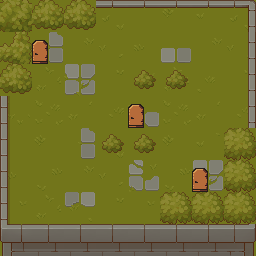

This is a level from a 2D game, rendered from its Tiled map with the project's own tilesets. A one-line summary and the complete map file follow:
An orthogonal 8x8 tile map with 32x32 px tiles, 5 tile layers (Floor, Walls, Exit Door 2W, Raghav Door Enter, ...), 6 tilesets.

<map version="1.10" tiledversion="1.11.2" orientation="orthogonal" renderorder="right-down" width="8" height="8" tilewidth="32" tileheight="32" infinite="0" nextlayerid="8" nextobjectid="1">
 <tileset firstgid="1" source="Water.tsx" />
 <tileset firstgid="3" source="Terrain (32x32).tsx" />
 <tileset firstgid="250" source="TX Tileset Grass.tsx" />
 <tileset firstgid="314" source="TX Tileset Wall.tsx" />
 <tileset firstgid="570" source="door_closed.tsx" />
 <tileset firstgid="571" source="TX Plant.tsx" />
 <layer id="1" name="Floor" width="8" height="8">
  <data encoding="csv">
250,251,252,253,250,251,252,253,
258,292,260,261,258,286,260,261,
266,267,291,269,266,267,268,269,
274,275,276,277,305,275,276,277,
250,251,292,253,250,251,252,253,
258,259,260,261,311,259,291,261,
266,267,295,269,266,267,268,269,
274,275,276,277,274,275,276,277
</data>
 </layer>
 <layer id="4" name="Walls" width="8" height="8">
  <data encoding="csv">
674,672,672,332,332,332,332,359,
676,0,0,0,0,0,0,349,
672,0,0,0,668,668,0,349,
347,0,0,0,0,0,0,349,
347,0,0,668,668,0,0,678,
347,0,0,0,0,0,0,678,
347,0,0,0,0,678,678,678,
363,364,364,364,364,364,364,365
</data>
 </layer>
 <layer id="7" name="Exit Door 2W" width="8" height="8">
  <data encoding="csv">
0,0,0,0,0,0,0,0,
0,0,0,0,0,0,0,0,
0,0,0,0,0,0,0,0,
0,0,0,0,570,0,0,0,
0,0,0,0,0,0,0,0,
0,0,0,0,0,0,0,0,
0,0,0,0,0,0,0,0,
0,0,0,0,0,0,0,0
</data>
 </layer>
 <layer id="5" name="Raghav Door Enter" width="8" height="8">
  <data encoding="csv">
0,0,0,0,0,0,0,0,
0,570,0,0,0,0,0,0,
0,0,0,0,0,0,0,0,
0,0,0,0,0,0,0,0,
0,0,0,0,0,0,0,0,
0,0,0,0,0,0,0,0,
0,0,0,0,0,0,0,0,
0,0,0,0,0,0,0,0
</data>
 </layer>
 <layer id="6" name="Ekansh Door Enter" width="8" height="8">
  <data encoding="csv">
0,0,0,0,0,0,0,0,
0,0,0,0,0,0,0,0,
0,0,0,0,0,0,0,0,
0,0,0,0,0,0,0,0,
0,0,0,0,0,0,0,0,
0,0,0,0,0,0,570,0,
0,0,0,0,0,0,0,0,
0,0,0,0,0,0,0,0
</data>
 </layer>
</map>
